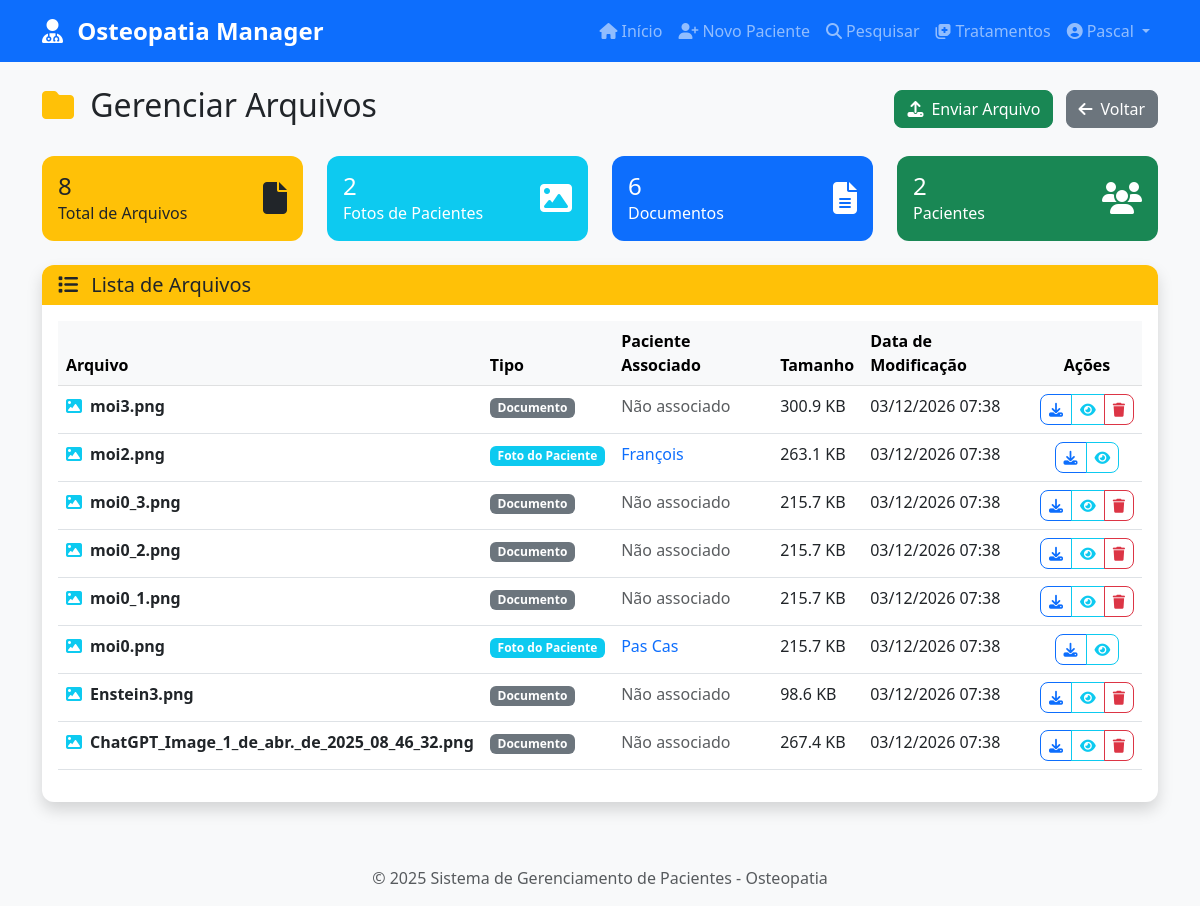
The app's page /arquivos (signed in) with its own data.
### database/models.py (models this page shows, shortened)
class User(UserMixin, db.Model):
    id = db.Column(db.Integer, primary_key=True)
    username = db.Column(db.String(64), unique=True, nullable=False)
    email = db.Column(db.String(120), unique=True, nullable=False)
    password_hash = db.Column(db.String(128))

class Paciente(db.Model):
    __tablename__ = 'pacientes'
    id = db.Column(db.Integer, primary_key=True)
    nome_completo = db.Column(db.String(200), nullable=False)
    data_registro = db.Column(db.Date, nullable=False, default=datetime.utcnow().date())
    profissao = db.Column(db.String(100))
    sexo = db.Column(db.String(20))
    idade = db.Column(db.Integer)
    endereco = db.Column(db.Text)
    cpf = db.Column(db.String(14), unique=True, nullable=True)
    telefone = db.Column(db.String(20))
    email = db.Column(db.String(120))
    foto_path = db.Column(db.String(200))
    notas = db.Column(db.Text)
    created_at = db.Column(db.DateTime, default=datetime.utcnow)
    updated_at = db.Column(db.DateTime, default=datetime.utcnow, onupdate=datetime.utcnow)
    user_id = db.Column(db.Integer, db.ForeignKey('user.id'), nullable=False)
    tratamentos = db.relationship('Tratamento', backref='paciente', lazy=True, cascade='all, delete-orphan')
    user = db.relationship('User', backref='pacientes')

### app.py (the view)
@app.route('/arquivos')
def arquivos():
    pacientes = Paciente.query.order_by(Paciente.nome_completo).all()
    upload_dir = app.config['UPLOAD_FOLDER']
    arquivos_sistema = []
    if os.path.exists(upload_dir):
        for filename in os.listdir(upload_dir):
            if os.path.isfile(os.path.join(upload_dir, filename)):
                file_path = os.path.join(upload_dir, filename)
                file_stats = os.stat(file_path)
                paciente_associado = None
                for p in pacientes:
                    if p.foto_path == filename:
                        paciente_associado = p
                        break
                arquivos_sistema.append({
                    'nome': filename,
                    'tamanho': file_stats.st_size,
                    'data_modificacao': datetime.fromtimestamp(file_stats.st_mtime),
                    'paciente': paciente_associado,
                    'tipo': 'foto' if paciente_associado else 'documento'
                })
    arquivos_sistema.sort(key=lambda x: x['data_modificacao'], reverse=True)
    return render_template('arquivos.html', arquivos=arquivos_sistema, pacientes=pacientes)

### app.py (called while the page is built)
@login_manager.user_loader
def load_user(user_id):
    from database.models import User
    return User.query.get(int(user_id))

@app.context_processor
def inject_today():
    return {'today': date.today()}

### templates/arquivos.html (shortened to what this page needs)
{% extends "base.html" %}
{% block content %}
<div class="row">
    <div class="col-12">
        <div class="d-flex justify-content-between align-items-center mb-4">
            <h2>
                <i class="fas fa-folder me-2 text-warning"></i>
                Gerenciar Arquivos
            </h2>
            <div>
                <button type="button" class="btn btn-success me-2" data-bs-toggle="modal" data-bs-target="#uploadModal">
                    <i class="fas fa-upload me-2"></i>Enviar Arquivo
                </button>
                <a href="{{ url_for('index') }}" class="btn btn-secondary">
                    <i class="fas fa-arrow-left me-2"></i>Voltar
                </a>
            </div>
        </div>
    </div>
</div>
<div class="row mb-4">
    <div class="col-md-3">
        <div class="card bg-warning text-dark">
            <div class="card-body">
                <div class="d-flex justify-content-between">
                    <div>
                        <h4 class="mb-0">{{ arquivos|length }}</h4>
                        <p class="mb-0">Total de Arquivos</p>
                    </div>
                    <div class="align-self-center">
                        <i class="fas fa-file fa-2x"></i>
                    </div>
                </div>
            </div>
        </div>
    </div>
    <div class="col-md-3">
        <div class="card bg-info text-white">
            <div class="card-body">
                <div class="d-flex justify-content-between">
                    <div>
                        <h4 class="mb-0">{{ arquivos|selectattr('tipo', 'equalto', 'foto')|list|length }}</h4>
                        <p class="mb-0">Fotos de Pacientes</p>
                    </div>
                    <div class="align-self-center">
                        <i class="fas fa-image fa-2x"></i>
                    </div>
                </div>
            </div>
        </div>
    </div>
    <div class="col-md-3">
        <div class="card bg-primary text-white">
            <div class="card-body">
                <div class="d-flex justify-content-between">
                    <div>
                        <h4 class="mb-0">{{ arquivos|selectattr('tipo', 'equalto', 'documento')|list|length }}</h4>
                        <p class="mb-0">Documentos</p>
                    </div>
                    <div class="align-self-center">
                        <i class="fas fa-file-alt fa-2x"></i>
                    </div>
                </div>
            </div>
        </div>
    </div>
    <div class="col-md-3">
        <div class="card bg-success text-white">
            <div class="card-body">
                <div class="d-flex justify-content-between">
                    <div>
                        <h4 class="mb-0">{{ pacientes|length }}</h4>
                        <p class="mb-0">Pacientes</p>
                    </div>
                    <div class="align-self-center">
                        <i class="fas fa-users fa-2x"></i>
                    </div>
                </div>
            </div>
        </div>
    </div>
</div>
<div class="row">
    <div class="col-12">
        <div class="card shadow">
            <div class="card-header bg-warning text-dark">
                <h5 class="mb-0">
                    <i class="fas fa-list me-2"></i>
                    Lista de Arquivos
                </h5>
            </div>
            <div class="card-body">
                {% if arquivos %}
                    <div class="table-responsive">
                        <table class="table table-hover">
                            <thead class="table-light">
                                <tr>
                                    <th>Arquivo</th>
                                    <th>Tipo</th>
                                    <th>Paciente Associado</th>
                                    <th>Tamanho</th>
                                    <th>Data de Modificação</th>
                                    <th class="text-center">Ações</th>
                                </tr>
                            </thead>
                            <tbody>
                                {% for arquivo in arquivos %}
                                <tr>
                                    <td>
                                        <div class="d-flex align-items-center">
                                            {% if arquivo.nome.lower().endswith(('.jpg', '.jpeg', '.png', '.gif')) %}
                                                <i class="fas fa-image text-info me-2"></i>
                                            {% elif arquivo.nome.lower().endswith('.pdf') %}
                                                <i class="fas fa-file-pdf text-danger me-2"></i>
                                            {% elif arquivo.nome.lower().endswith(('.doc', '.docx')) %}
                                                <i class="fas fa-file-word text-primary me-2"></i>
                                            {% else %}
                                                <i class="fas fa-file text-secondary me-2"></i>
                                            {% endif %}
                                            <div>
                                                <strong>{{ arquivo.nome }}</strong>
                                            </div>
                                        </div>
                                    </td>
                                    <td>
                                        {% if arquivo.tipo == 'foto' %}
                                            <span class="badge bg-info">Foto do Paciente</span>
                                        {% else %}
                                            <span class="badge bg-secondary">Documento</span>
                                        {% endif %}
                                    </td>
                                    <td>
                                        {% if arquivo.paciente %}
                                            <a href="{{ url_for('perfil_paciente', id=arquivo.paciente.id) }}"
                                               class="text-decoration-none">
                                                {{ arquivo.paciente.nome_completo }}
                                            </a>
                                        {% else %}
                                            <span class="text-muted">Não associado</span>
                                        {% endif %}
                                    </td>
                                    <td>
                                        {% if arquivo.tamanho < 1024 %}
                                            {{ arquivo.tamanho }} B
                                        {% elif arquivo.tamanho < 1024*1024 %}
                                            {{ "%.1f"|format(arquivo.tamanho/1024) }} KB
                                        {% else %}
                                            {{ "%.1f"|format(arquivo.tamanho/(1024*1024)) }} MB
                                        {% endif %}
                                    </td>
                                    <td>
                                        {{ arquivo.data_modificacao.strftime('%d/%m/%Y %H:%M') }}
                                    </td>
                                    <td class="text-center">
                                        <div class="btn-group" role="group">
                                            <a href="{{ url_for('download_arquivo', filename=arquivo.nome) }}"
                                               class="btn btn-outline-primary btn-sm"
                                               title="Baixar arquivo">
                                                <i class="fas fa-download"></i>
                                            </a>
                                            {% if arquivo.nome.lower().endswith(('.jpg', '.jpeg', '.png', '.gif')) %}
                                            <button type="button" class="btn btn-outline-info btn-sm"
                                                    data-bs-toggle="modal"
                                                    data-bs-target="#imageModal{{ loop.index }}"
                                                    title="Visualizar imagem">
                                                <i class="fas fa-eye"></i>
                                            </button>
                                            {% endif %}
                                            {% if arquivo.tipo != 'foto' %}
                                            <button type="button" class="btn btn-outline-danger btn-sm"
                                                    data-bs-toggle="modal"
                                                    data-bs-target="#deleteModal{{ loop.index }}"
                                                    title="Excluir arquivo">
                                                <i class="fas fa-trash"></i>
                                            </button>
                                            {% endif %}
                                        </div>
                                    </td>
                                </tr>
                                {% endfor %}
                            </tbody>
                        </table>
                    </div>
                {% endif %}
            </div>
        </div>
    </div>
</div>
{% endblock %}

### templates/base.html (shortened to what this page needs)
<!DOCTYPE html>
<html lang="pt-BR">
<head>
    <link href="https://cdn.jsdelivr.net/npm/bootstrap@5.3.0/dist/css/bootstrap.min.css" rel="stylesheet">
    <link href="https://cdnjs.cloudflare.com/ajax/libs/font-awesome/6.4.0/css/all.min.css" rel="stylesheet">
    <link rel="stylesheet" href="https://cdn.jsdelivr.net/npm/flatpickr/dist/flatpickr.min.css">
    <link href="{{ url_for('static', filename='css/style.css') }}" rel="stylesheet">
</head>
<body>
    <nav class="navbar navbar-expand-lg navbar-dark bg-primary">
        <div class="container">
            <a class="navbar-brand" href="{{ url_for('index') }}">
                <i class="fas fa-user-md me-2"></i>
                Osteopatia Manager
            </a>
            <div class="collapse navbar-collapse" id="navbarNav">
                <ul class="navbar-nav ms-auto">
                    {% if current_user.is_authenticated %}
                    <li class="nav-item">
                        <a class="nav-link" href="{{ url_for('index') }}">
                            <i class="fas fa-home me-1"></i>Início
                        </a>
                    </li>
                    <li class="nav-item">
                        <a class="nav-link" href="{{ url_for('novo_paciente') }}">
                            <i class="fas fa-user-plus me-1"></i>Novo Paciente
                        </a>
                    </li>
                    <li class="nav-item">
                        <a class="nav-link" href="{{ url_for('pesquisar_pacientes') }}">
                            <i class="fas fa-search me-1"></i>Pesquisar
                        </a>
                    </li>
                    <li class="nav-item">
                        <a class="nav-link" href="{{ url_for('tratamentos') }}">
                            <i class="fas fa-notes-medical me-1"></i>Tratamentos
                        </a>
                    </li>
                    <li class="nav-item dropdown">
                        <a class="nav-link dropdown-toggle" href="#" id="navbarDropdown" role="button" data-bs-toggle="dropdown" aria-expanded="false">
                            <i class="fas fa-user-circle me-1"></i>{{ current_user.username }}
                        </a>
                    </li>
                    {% endif %}
                </ul>
            </div>
        </div>
    </nav>
    <main class="container my-4">
        {% block content %}{% endblock %}
    </main>
    <footer class="bg-light text-center py-3 mt-5">
        <div class="container">
            <p class="text-muted mb-0">
                &copy; 2025 Sistema de Gerenciamento de Pacientes - Osteopatia
            </p>
        </div>
    </footer>
</body>
</html>

### static/css/style.css (style rules this page uses)
:root { --primary-color: #0d6efd; --success-color: #198754; --info-color: #0dcaf0; --warning-color: #ffc107; --danger-color: #dc3545; --secondary-color: #6c757d; --light-color: #f8f9fa; --dark-color: #212529; }
body { font-family: 'Segoe UI', Tahoma, Geneva, Verdana, sans-serif; background-color: #f8f9fa; }
.navbar-brand { font-weight: 600; font-size: 1.5rem; }
.btn { border-radius: 8px; font-weight: 500; transition: all 0.2s ease-in-out; }
.card { border: none; border-radius: 12px; overflow: hidden; }
.card-header { border-bottom: none; font-weight: 600; }
footer { margin-top: auto; }

### records on screen
User: username "Pascal"
Paciente: paciente.nome_completo "François"
Paciente: paciente.nome_completo "Pas Cas"

### other values on screen
{{ arquivos|length }} "8"
{{ arquivos|selectattr('tipo', 'equalto', 'foto')|list|length }} "2"
{{ arquivos|selectattr('tipo', 'equalto', 'documento')|list|length }} "6"
{{ pacientes|length }} "2"
{{ arquivo.nome }} "moi3.png" "moi2.png" "moi0_3.png" "moi0_2.png" "moi0_1.png" "moi0.png" "Enstein3.png" "ChatGPT_Image_1_de_abr._de_2025_08_46_32.png"
{{ "%.1f"|format(arquivo.tamanho/1024) }} "300.9" "263.1" "215.7" "215.7" "215.7" "215.7" "98.6" "267.4"
{{ arquivo.data_modificacao.strftime('%d/%m/%Y %H:%M') }} "03/12/2026 07:38" "03/12/2026 07:38" "03/12/2026 07:38" "03/12/2026 07:38" "03/12/2026 07:38" "03/12/2026 07:38" "03/12/2026 07:38" "03/12/2026 07:38"
